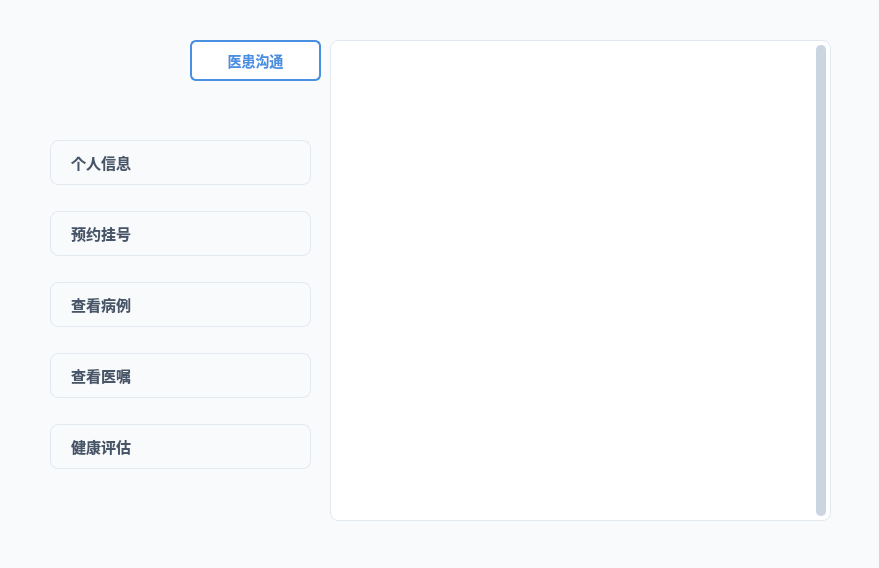
<?xml version="1.0" encoding="UTF-8"?>
<ui version="4.0">
 <class>Patient_Client</class>
 <widget class="QWidget" name="Patient_Client">
  <property name="geometry">
   <rect>
    <x>0</x>
    <y>0</y>
    <width>879</width>
    <height>568</height>
   </rect>
  </property>
  <property name="minimumSize">
   <size>
    <width>879</width>
    <height>568</height>
   </size>
  </property>
  <property name="maximumSize">
   <size>
    <width>879</width>
    <height>568</height>
   </size>
  </property>
  <property name="windowTitle">
   <string>患者客户端</string>
  </property>
  <property name="styleSheet">
   <string notr="true">
/* 主窗口样式 */
QWidget {
    font-family: &quot;Segoe UI&quot;, &quot;Microsoft YaHei&quot;, sans-serif;
    background-color: #f8fafc;
}

/* 标签样式 */
QLabel {
    background-color: transparent;
}

/* 按钮通用样式 */
QPushButton {
    background-color: #4a90e2;
    color: white;
    border: none;
    border-radius: 8px;
    padding: 10px;
    font-size: 14px;
    font-weight: 500;
    transition: all 0.2s ease;
}

QPushButton:hover {
    background-color: #3a7bc8;
    transform: translateY(-1px);
}

QPushButton:pressed {
    background-color: #2c6bb6;
    transform: translateY(1px);
}

/* 列表控件样式 */
QListWidget {
    background-color: white;
    border: 1px solid #e2e8f0;
    border-radius: 8px;
    padding: 4px;
    font-size: 13px;
    outline: none;
}

QListWidget::item {
    background-color: white;
    border-bottom: 1px solid #f1f5f9;
    padding: 12px;
    border-radius: 6px;
}

QListWidget::item:selected {
    background-color: #e3eef9;
    color: #2c6bb6;
    border-left: 3px solid #4a90e2;
}

QListWidget::item:hover {
    background-color: #f8fafc;
}

/* 滚动条样式 */
QScrollBar:vertical {
    border: none;
    background-color: #f1f5f9;
    width: 10px;
    margin: 0;
    border-radius: 5px;
}

QScrollBar::handle:vertical {
    background-color: #cbd5e1;
    border-radius: 5px;
    min-height: 30px;
}

QScrollBar::handle:vertical:hover {
    background-color: #94a3b8;
}

QScrollBar::add-line:vertical, QScrollBar::sub-line:vertical {
    height: 0;
}

/* 侧边栏按钮特殊样式 */
#verticalLayoutWidget QPushButton {
    background-color: white;
    color: #475569;
    border: 1px solid #e2e8f0;
    text-align: left;
    padding-left: 20px;
    font-size: 15px;
    font-weight: 500;
    margin-bottom: 8px;
    box-shadow: 0 2px 4px rgba(0, 0, 0, 0.05);
}

#verticalLayoutWidget QPushButton:hover {
    background-color: #f1f5f9;
    color: #4a90e2;
    border-color: #cbd5e1;
}

#verticalLayoutWidget QPushButton:pressed {
    background-color: #e3eef9;
}

/* 医患沟通按钮特殊样式 */
#pushButton_2 {
    background-color: white;
    color: #4a90e2;
    border: 2px solid #4a90e2;
    font-weight: 600;
    border-radius: 6px;
}

#pushButton_2:hover {
    background-color: #4a90e2;
    color: white;
}

#pushButton_2:pressed {
    background-color: #3a7bc8;
    border-color: #3a7bc8;
}
   </string>
  </property>
  <widget class="QLabel" name="patientClientPersonalName_label">
   <property name="geometry">
    <rect>
     <x>30</x>
     <y>10</y>
     <width>121</width>
     <height>111</height>
    </rect>
   </property>
   <property name="styleSheet">
    <string notr="true">border-radius: 8px;</string>
   </property>
   <property name="text">
    <string/>
   </property>
   <property name="pixmap">
    <pixmap resource="../resources.qrc">:/resources/icons/patientIcon.png</pixmap>
   </property>
   <property name="scaledContents">
    <bool>true</bool>
   </property>
  </widget>
  <widget class="QListWidget" name="appointmentListWidget">
   <property name="geometry">
    <rect>
     <x>330</x>
     <y>40</y>
     <width>501</width>
     <height>481</height>
    </rect>
   </property>
   <property name="minimumSize">
    <size>
     <width>381</width>
     <height>0</height>
    </size>
   </property>
   <property name="verticalScrollBarPolicy">
    <enum>Qt::ScrollBarPolicy::ScrollBarAlwaysOn</enum>
   </property>
   <property name="horizontalScrollBarPolicy">
    <enum>Qt::ScrollBarPolicy::ScrollBarAsNeeded</enum>
   </property>
   <property name="autoScroll">
    <bool>true</bool>
   </property>
   <property name="movement">
    <enum>QListView::Movement::Static</enum>
   </property>
  </widget>
  <widget class="QWidget" name="verticalLayoutWidget">
   <property name="geometry">
    <rect>
     <x>50</x>
     <y>130</y>
     <width>261</width>
     <height>361</height>
    </rect>
   </property>
   <property name="styleSheet">
    <string notr="true">background-color: transparent;</string>
   </property>
   <layout class="QVBoxLayout" name="verticalLayout">
    <property name="spacing">
     <number>8</number>
    </property>
    <property name="leftMargin">
     <number>0</number>
    </property>
    <property name="topMargin">
     <number>0</number>
    </property>
    <property name="rightMargin">
     <number>0</number>
    </property>
    <property name="bottomMargin">
     <number>0</number>
    </property>
    <item>
     <widget class="QPushButton" name="infoPushButton">
      <property name="minimumSize">
       <size>
        <width>0</width>
        <height>40</height>
       </size>
      </property>
      <property name="text">
       <string>个人信息</string>
      </property>
     </widget>
    </item>
    <item>
     <widget class="QPushButton" name="appointPushButton">
      <property name="minimumSize">
       <size>
        <width>0</width>
        <height>40</height>
       </size>
      </property>
      <property name="text">
       <string>预约挂号</string>
      </property>
     </widget>
    </item>
    <item>
     <widget class="QPushButton" name="casePushButton">
      <property name="minimumSize">
       <size>
        <width>0</width>
        <height>40</height>
       </size>
      </property>
      <property name="text">
       <string>查看病例</string>
      </property>
     </widget>
    </item>
    <item>
     <widget class="QPushButton" name="advicePushButton">
      <property name="minimumSize">
       <size>
        <width>0</width>
        <height>40</height>
       </size>
      </property>
      <property name="text">
       <string>查看医嘱</string>
      </property>
     </widget>
    </item>
    <item>
     <widget class="QPushButton" name="pushButton">
      <property name="minimumSize">
       <size>
        <width>0</width>
        <height>40</height>
       </size>
      </property>
      <property name="text">
       <string>健康评估</string>
      </property>
     </widget>
    </item>
   </layout>
  </widget>
  <widget class="QPushButton" name="pushButton_2">
   <property name="geometry">
    <rect>
     <x>190</x>
     <y>40</y>
     <width>131</width>
     <height>41</height>
    </rect>
   </property>
   <property name="text">
    <string>医患沟通</string>
   </property>
  </widget>
 </widget>
 <resources>
  <include location="../resources.qrc"/>
 </resources>
 <connections/>
</ui>
